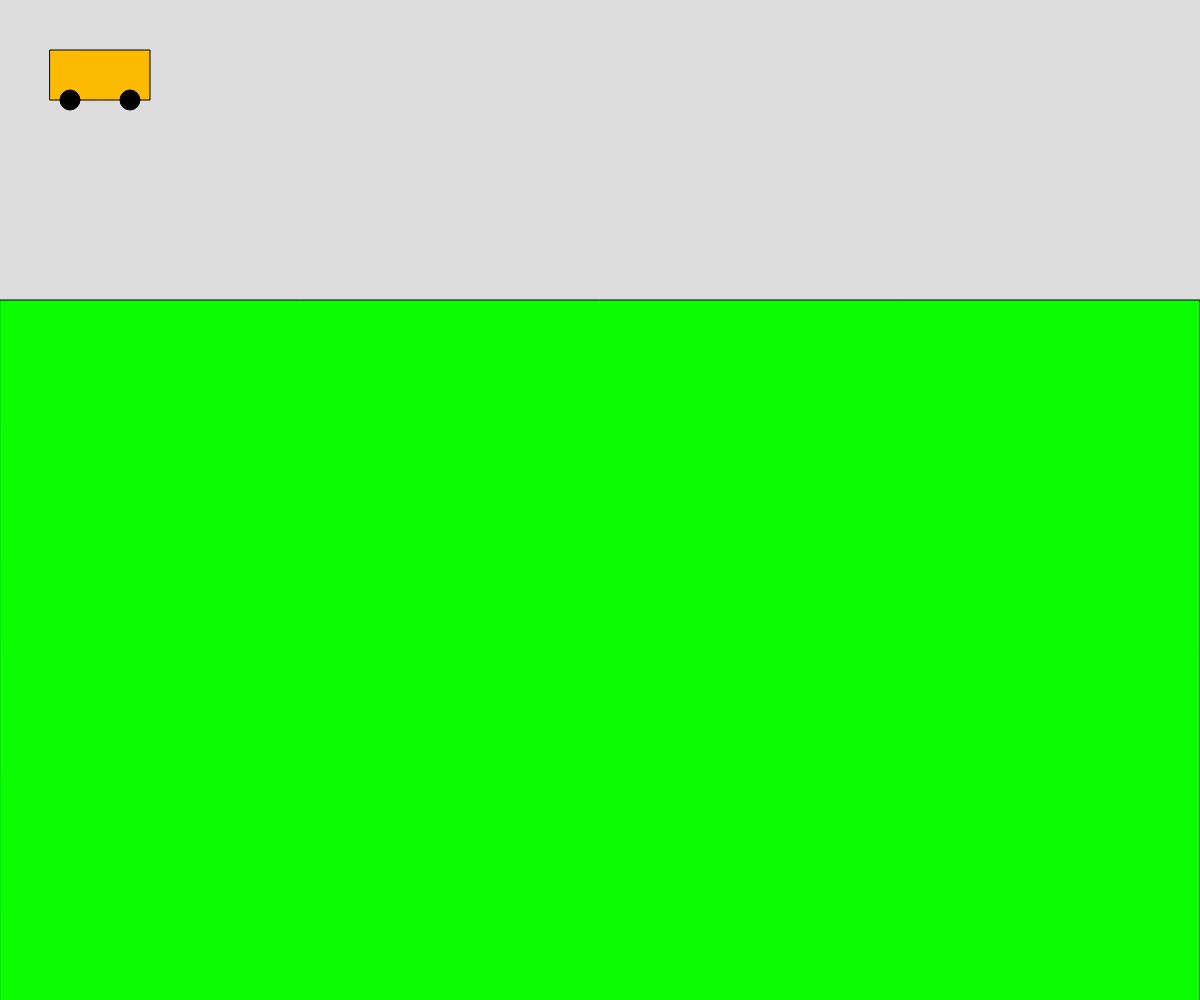
Frame 1 (no input)
Frame 60 (no input): identical to frame 1, image omitted
Frame 120 (the mouse pressed at the canvas centre since frame 60): identical to frame 1, image omitted

The p5.js sketch that drew this single still picture (run headless with seeded random() and noise() and a simulated clock; from frame 60 on, the mouse is pressed at the canvas centre):

// p5.js sketch
// ── sketch.js
// P5 Drawing Basics
// Vlad Atamanchuk
// Sep 12, 2023
//
// Extra for Experts:
// Draw and Driving a bus

//Global Variables
let busX = 0; let busY = 0; //Declaring global variables

function setup() {
  createCanvas(windowWidth, windowHeight);
  //full screen windowWidth, and full window Height
}

function draw() {
  background(220);
  //Start the drawing of our bus. 
  ground();
  drawBus();
  moveBus();

}
function drawBus(){
  fill(252, 186, 3);
  rect(50+busX,50+busY,100,50);
  fill(0);
  circle(70+busX,100+busY,20);
  circle(130+busX,100+busY,20);
}
function moveBus(){
  if (keyIsPressed){
    if (keyCode === LEFT_ARROW){
     busX -= 10;
    }
    if (keyCode === RIGHT_ARROW){
      busX +=10;
    }
    if (keyCode === UP_ARROW){
      busY -=10;
    }
    if (keyCode === DOWN_ARROW){
      busY +=10;

    }
  }
}

//add a green rectangle near the bottom of screen 
function ground(){
  fill(11, 252, 3);
  rect(0,300,windowWidth,windowHeight);
}

function keyPressed(){
  //come back to movement
  print("a key!", key, "\tkeyCode:", keyCode);
  
} 
